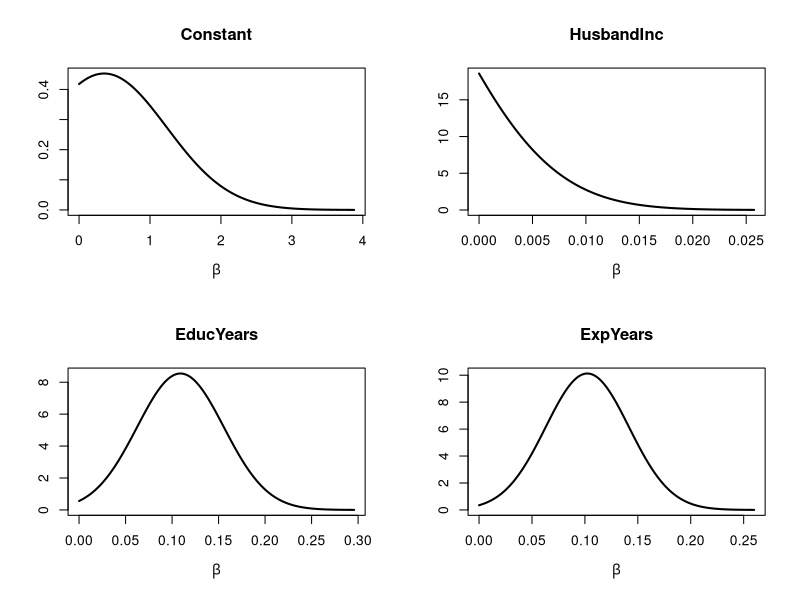
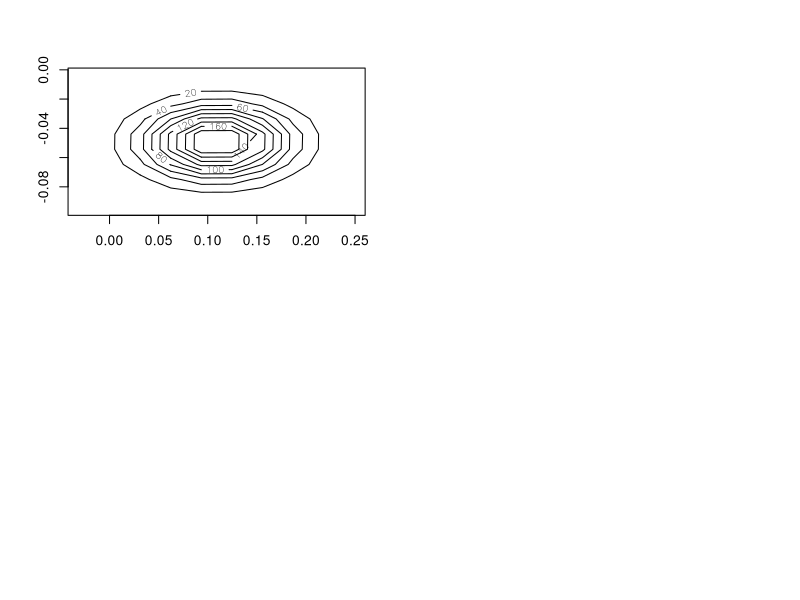

R code for these plots, in order:
###################################################################################
# Author: Mattias Villani, Linköping University. 
#         E-mail: mattias.villani@liu.se
#         web: http://mattiasvillani.com
# Script to illustrate numerical maximization of the Logistic or Probit regression
###################################################################################

###########   BEGIN USER INPUTS   ################
Probit <- 1           # If Probit <-0, then logistic model is used.
chooseCov <- c(1:8)  # Here we choose which covariates to include in the model
tau <- 10;         # Prior scaling factor such that Prior Covariance = (tau^2)*I
###########     END USER INPUT    ################


#install.packages("mvtnorm") # Loading a package that contains the multivariate normal pdf
library("mvtnorm") # This command reads the mvtnorm package into R's memory. NOW we can use dmvnorm function.

# Loading data from file
Data<-read.table("lab2/WomenWork.dat",header = TRUE)  # Spam data from Hastie et al.
y <- as.vector(Data[,1]); # Data from the read.table function is a data frame. Let's convert y and X to vector and matrix.
X <- as.matrix(Data[,-1]);
covNames <- names(Data)[2:length(names(Data))];
X <- X[,chooseCov]; # Here we pick out the chosen covariates.
covNames <- covNames[chooseCov];
nPara <- dim(X)[2];

# Setting up the prior
mu <- as.vector(rep(0,nPara)) # Prior mean vector
#Sigma <- tau^2*diag(nPara);
Sigma <- tau*diag(nPara);
# Defining the functions that returns the log posterior (Logistic and Probit models). Note that the first input argument of

# this function must be the one that we optimize on, i.e. the regression coefficients.

LogPostLogistic <- function(betaVect,y,X,mu,Sigma){
  
  nPara <- length(betaVect);
  linPred <- X%*%betaVect;
  
  # evaluating the log-likelihood                                    
  logLik <- sum( linPred*y -log(1 + exp(linPred)));
  if (abs(logLik) == Inf) logLik = -20000; # Likelihood is not finite, stear the optimizer away from here!
  
  # evaluating the prior
  logPrior <- dmvnorm(betaVect, matrix(0,nPara,1), Sigma, log=TRUE);
  
  # add the log prior and log-likelihood together to get log posterior
  return(logLik + logPrior)
}

LogPostProbit <- function(betaVect,y,X,mu,Sigma){
  nPara <- length(betaVect);
  linPred <- X%*%betaVect;
                                      
  # The following is a more numerically stable evaluation of the log-likelihood in my slides: 
  # logLik <- sum(y*log(pnorm(linPred)) + (1-y)*log(1-pnorm(linPred)) )
  logLik <- sum(y*pnorm(linPred, log.p = TRUE) + (1-y)*pnorm(linPred, log.p = TRUE, lower.tail = FALSE))

  # evaluating the prior
  logPrior <- dmvnorm(betaVect, matrix(0,nPara,1), Sigma, log=TRUE);
  # add the log prior and log-likelihood together to get log posterior
  return(logLik + logPrior)
  
}

# Calling the optimization routine Optim. Note the auxilliary arguments that are passed to the function logPost
# Note how I pass all other arguments of the function logPost (i.e. all arguments except betaVect which is the one that we are trying to optimize over) to the R optimizer.
# The argument control is a list of options to the optimizer. Here I am telling the optimizer to multiply the objective function (i.e. logPost) by -1. This is because
# Optim finds a minimum, and I want to find a maximum. By reversing the sign of logPost I can use Optim for my maximization problem.

# Different starting values. Ideally, any random starting value gives you the same optimum (i.e. optimum is unique)
initVal <- as.vector(rep(0,dim(X)[2])); 
# Or a random starting vector: as.vector(rnorm(dim(X)[2]))
# Set as OLS estimate: as.vector(solve(crossprod(X,X))%*%t(X)%*%y); # Initial values by OLS

if (Probit==1){
  logPost = LogPostProbit;
} else{
  logPost = LogPostLogistic;
}
  
OptimResults<-optim(initVal,logPost,gr=NULL,y,X,mu,Sigma,method=c("BFGS"),control=list(fnscale=-1),hessian=TRUE)
# Printing the results to the screen
postMode <- OptimResults$par
postCov <- -solve(OptimResults$hessian) # Posterior covariance matrix is -inv(Hessian)
names(postMode) <- covNames # Naming the coefficient by covariates
approxPostStd <- sqrt(diag(postCov)) # Computing approximate standard deviations.
names(approxPostStd) <- covNames # Naming the coefficient by covariates
print('The posterior mode is:')
print(postMode)
print('The approximate posterior standard deviation is:')
print(approxPostStd)

# Plotting some of the marginal posteriors
par(mfrow = c(2,2))
for (k in 1:4){
  betaGrid <- seq(0, postMode[k] + 4*approxPostStd[k], length = 1000)
  plot(betaGrid, dnorm(x = betaGrid, mean = postMode[k], sd = approxPostStd[k]), type = "l", lwd = 2, main = names(postMode)[k], ylab = '', xlab = expression(beta))
}

# Plot a bivariate distribution for two beta coefficients - they are almost independent in this example.
par1 <- 3
par2 <- 6
beta1Values <- seq(postMode[par1] - 3*approxPostStd[par1], postMode[par1] + 3*approxPostStd[par1], length = 10)
beta2Values <- seq(postMode[par2] - 3*approxPostStd[par2], postMode[par2] + 3*approxPostStd[par2], length = 10)
dens <- matrix(NA,length(beta1Values),length(beta2Values))
for (i in 1:length(beta1Values)){
  for (j in 1:length(beta1Values)){
    dens[i,j] <- dmvnorm(c(beta1Values[i],beta2Values[j]), postMode[c(par1,par2)], postCov[c(par1,par2),c(par1,par2)])
  }
}
contour(beta1Values, beta2Values, dens)
postCov[par1,par2]/(sqrt(postCov[par1,par1])*sqrt(postCov[par2,par2]))
